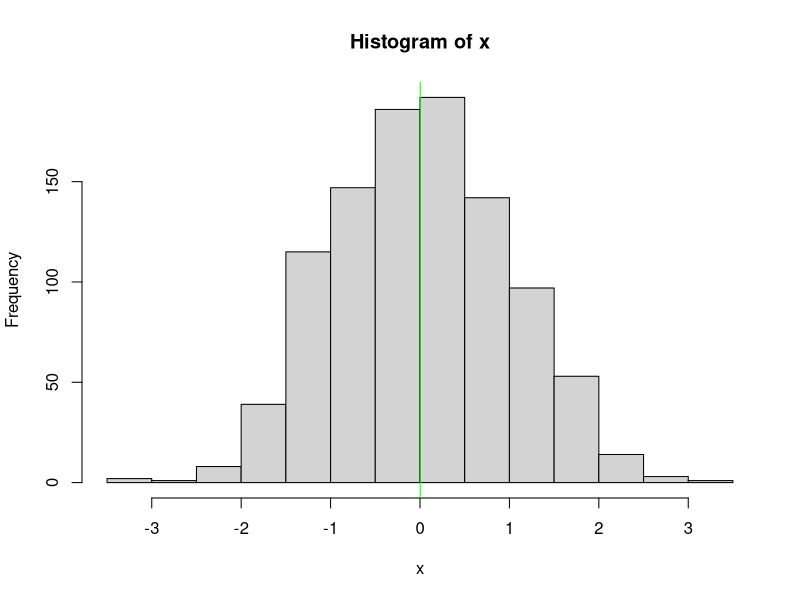

The R script that drew this image:
# Source code til opgave 1B fra opgavesamlingen til Matematisk Statistik 2021
#
# Du må godt tilpasse navn og dato :-)
#'---
#' title: "Opgave 1B"
#' author: "Ute Hahn"
#' date: "30. Januar 2021"
#'---
#'
#'Vi vil først lave en lille simulationsstudie: Vi generer 1000 normalfordelte
#'tal og tegner en histogram. Beregner også gennemsnittet og median, og indtegner den.
#'

# gemmer tallene i variablen x

x <- rnorm(1000)

# beregner medianen, og gemmer resultaterne under navnet x_med

x_med <- median(x)

# plotter histogram

hist(x)

#tilfojer en grøn vertikal linje gennem medianen

abline(v = x_med, col = "green")

#============== Lav det selv opgave ===============
# 
# I roxygen kommentarer nedenunder ser du eksempler til brug af RMarkdown 
# til overskrifter og bullet lists.
# Find forklaring under Help > Markdown Quick Reference 

#'## Opgaven: ny simulationsstudie
#'* Simuler 2000 realiseringer fra standard normalfordelingen.
#'* Plot histogrammet og integn en blå vertikal linie for gennemsnittet.
#'* Under plottet, beskriv kort om du ser forskelle mellem de to histogrammer.